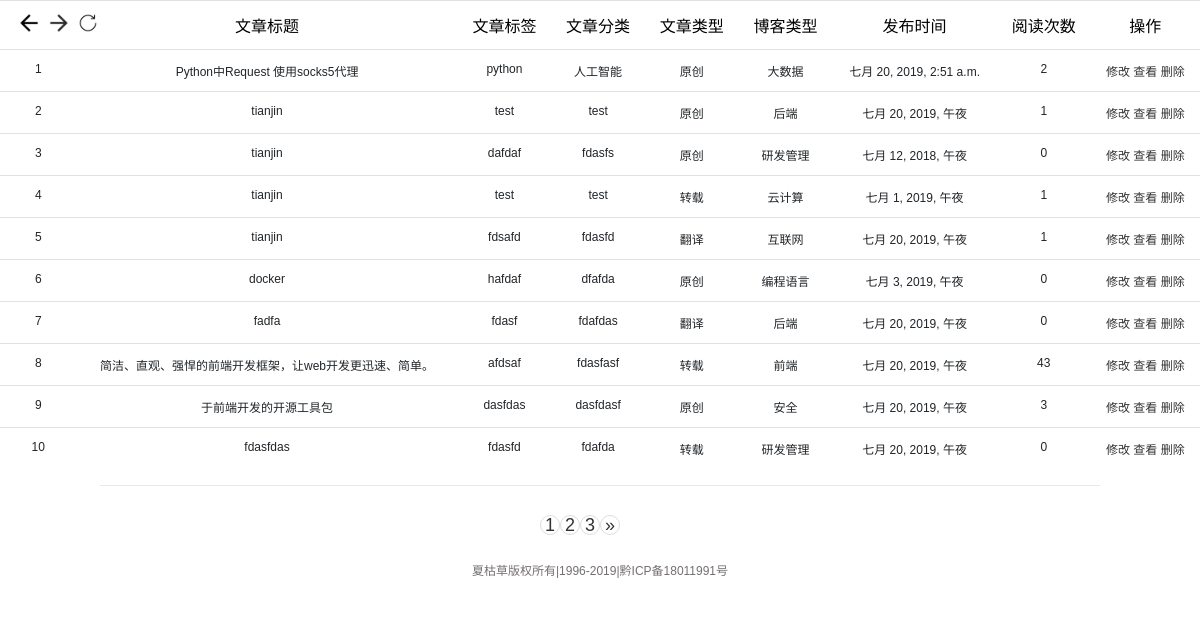
/update, run on the app's committed database.
### blog_app/models.py (models this page shows)
class Article(models.Model):
    title = models.CharField(max_length=20)  # 标题
    label = models.CharField(max_length=20)  # 标签
    put_date = models.DateTimeField('date published')  # 提交时间
    title_class = models.CharField(max_length=20)  # 文章分类
    text_type = models.CharField(max_length=20)  # 文章类型
    blog_type = models.CharField(max_length=20)  # 博客类型
    text_content = models.CharField(max_length=10000)  # 文章内容
    click_num = models.IntegerField(default=0)  # 文章阅读量

### blog_app/views.py (the view)
# urls.py: path('update', views.update, name='update'),
def update(request):
    update_val = Article.objects.all()
    update_val = [item for item in update_val]
    update_val = PageMode.Page(request, update_val, 10)  # 分页
    return render(request, 'markdown/update.html', {"update_val": update_val})

### utils/PageMode.py (called while the page is built)
def Page(request, count_value, page_count):
    paginator = Paginator(count_value, page_count)
    if request.method == "GET":
        page = request.GET.get("page")
        try:
            count_value = paginator.page(page)
        except PageNotAnInteger:
            count_value = paginator.page(1)
            pass
        except InvalidPage:
            return HttpResponse('找不到页面')
        except EmptyPage:
            count_value = paginator.page(paginator.num_pages)
    return count_value

### blog_app/templates/markdown/update.html (shortened to what this page needs)
<!DOCTYPE html>
<html lang="en">
<head>
        {% load static %}
        {% load bootstrap4 %}
        {% bootstrap_css %}
    <link href="{% static 'blog_app/css/base.css' %}" rel="stylesheet">
    <link href="{% static 'blog_app/css/update.css'%}" rel="stylesheet">
</head>
<body>
    <table class="table student-data-table">
        <thead class="table-title">
            <tr>
                 <td>
                     <div id="update-imag">
                         <img src="{%static 'blog_app/images/前进.png'%}">
                         <img src="{%static 'blog_app/images/后退.png'%}">
                         <img src="{%static 'blog_app/images/Update.png'%}">
                     </div>
                 </td>
                <td>文章标题</td>
                <td>文章标签</td>
                <td>文章分类</td>
                <td>文章类型</td>
                <td>博客类型</td>
                <td>发布时间</td>
                <td>阅读次数</td>
                <td class="article-center">
                    <span>操作</span>
                </td>
            </tr>
        </thead>
        <tbody>
            {% for item in update_val%}
            <tr>
                <td class="article-center">{{item.id}}</td>
                <td>{{item.title}}</td>
                <td>{{item.label}}</td>
                <td>{{item.title_class}}</td>
                <td>{{item.text_type}}</td>
                <td>{{item.blog_type}}</td>
                <td>{{item.put_date}}</td>
                <td>{{item.click_num}}</td>
                <td>
                    <a href="{% url 'amend'%}"><span>修改</span></a>
                    <a href="{{item.id}}/new"><span>查看</span></a>
                    <a href="{{item.id}}/new"><span>删除</span></a>
                </td>
            </tr>
            {%endfor%}
        </tbody>
    </table>
    <div class="paging">
        <nav aria-label="Page navigation">
          <ul class="pagination">
                {% for item in update_val.paginator.page_range%}
                    {% if item < 6 %}
                    <li><a href="?page={{item}}">{{item}}</a></li>
                    {% endif%}
                {% endfor%}
              {% if update_val.has_next %}
                <li>
                  <a href="?page={{update_val.next_page_number}}" aria-label="Next">
                    <span aria-hidden="true">&raquo;</span>
                  </a>
                </li>
              {%endif%}
          </ul>
        </nav>
    </div>
{% include '../bottom.html'%}
</body>
</html>

### blog_app/static/blog_app/css/base.css (style rules this page uses)
* { margin: 0; padding: 0 }
body { font: 12px "����", Arial, Helvetica, sans-serif; color: #756F71 }
img { border: 0; display: block }
ul { list-style: none; }
a:link, a:visited { text-decoration: none; color: #333; }
nav { float: right; width: 100%; margin: 30px 0 0 0; text-align: right }
nav a { position: relative; display: inline-block; font-size: 18px; font-family: "΢���ź�", Arial, Helvetica, sans-serif; }

### blog_app/static/blog_app/css/update.css (style rules this page uses)
.table-title { font-size: 16px; color: black; }
#update-imag img { border: 0; display: inline; width: 20px; margin-left: 5px; }
#update-imag { margin-right: -36px; }
.article-center { text-align: center; }
.table td, .table th { padding: .75rem; vertical-align: top; border-top: 1px solid #dee2e6; text-align: center; }
.paging > nav > ul > li { border: solid 1px #ddd; width: 20px; height: 20px; border-radius: 100px; text-align: center; padding-top: 3px; }
.paging > nav > ul > li >a { text-align: center; top: -4px; }
.paging > nav > ul { padding-left: 45%; }
.paging { margin: 0px auto; }

### data on the page
Article: id "1", title "Python中Request 使用socks5代理", label "python", title_class "人工智能", text_type "原创", blog_type "大数据", put_date "七月 20, 2019, 2:51 a.m.", click_num "2"
Article: id "2", title "tianjin", label "test", title_class "test", text_type "原创", blog_type "后端", put_date "七月 20, 2019, 午夜", click_num "1"
Article: id "3", title "tianjin", label "dafdaf", title_class "fdasfs", text_type "原创", blog_type "研发管理", put_date "七月 12, 2018, 午夜", click_num "0"
Article: id "4", title "tianjin", label "test", title_class "test", text_type "转载", blog_type "云计算", put_date "七月 1, 2019, 午夜", click_num "1"
Article: id "5", title "tianjin", label "fdsafd", title_class "fdasfd", text_type "翻译", blog_type "互联网", put_date "七月 20, 2019, 午夜", click_num "1"
Article: id "6", title "docker", label "hafdaf", title_class "dfafda", text_type "原创", blog_type "编程语言", put_date "七月 3, 2019, 午夜", click_num "0"
Article: id "7", title "fadfa", label "fdasf", title_class "fdafdas", text_type "翻译", blog_type "后端", put_date "七月 20, 2019, 午夜", click_num "0"
Article: id "8", title "简洁、直观、强悍的前端开发框架，让web开发更迅速、简单。", label "afdsaf", title_class "fdasfasf", text_type "转载", blog_type "前端", put_date "七月 20, 2019, 午夜", click_num "43"
Article: id "9", title "于前端开发的开源工具包", label "dasfdas", title_class "dasfdasf", text_type "原创", blog_type "安全", put_date "七月 20, 2019, 午夜", click_num "3"
Article: id "10", title "fdasfdas", label "fdasfd", title_class "fdafda", text_type "转载", blog_type "研发管理", put_date "七月 20, 2019, 午夜", click_num "0"

### other printed values
{{ item }} "1" "2" "3"
